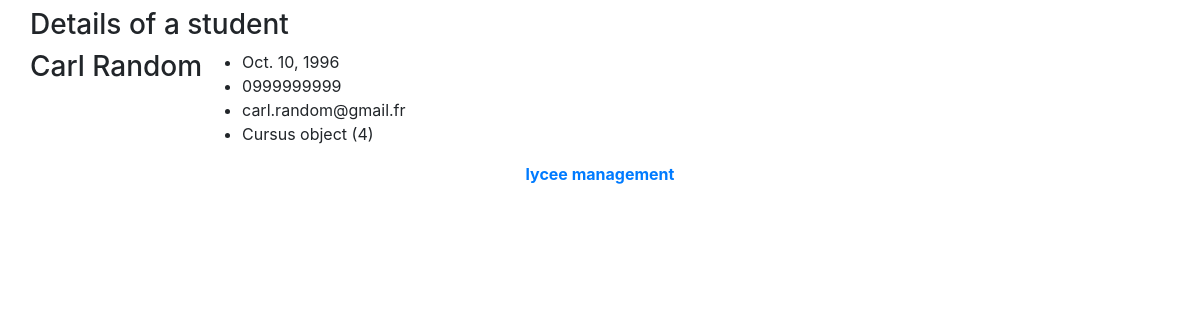
/lycee/student/18, run on the app's committed database.
### lycee/models.py (models this page shows)
class Student(models.Model):
  first_name = models.CharField (
    max_length = 50,
    blank=False,
    null=False
  )
  birth_date = models.DateField(
    verbose_name='date of birth',
    blank=False,
    null=False
  )
  last_name = models.CharField(
    verbose_name="lastname",
    help_text="last name of the student",
    blank=False, #pas de champ vide
    null=False, #pas de champ null (a conjuguer avec default)
    default="???",
    max_length=255, #taille maximale du champ
  )
  phone = models.CharField(
    verbose_name="phonenumber",
    help_text="phone number of the student",
    blank=False, #pas de champ vide
    null=False, #pas de champ null (a conjuguer avec default)
    default="0999999999",
    max_length=10, #taille maximale du champ
  )
  email = models.CharField(
    verbose_name="emal",
    help_text="email of the student",
    blank=False, #pas de champ vide
    null=False, #pas de champ null (a conjuguer avec default)
    default="x@y.z",
    max_length=255, #taille maximale du champ
  )
  comments = models.CharField(
    verbose_name="comments",
    help_text="some comments about the student",
    blank=True,
    null=False, #pas de champ null (a conjuguer avec default)
    default="",
    max_length=255, #taille maximale du champ
  )
  cursus = models.ForeignKey(
    Cursus,
    on_delete=models.CASCADE, #necessaire selon la version de Django
    null=True
  )
  class Meta:
    constraints = [
        models.UniqueConstraint(fields=['first_name', 'last_name'], name='unicite prenom nom')
    ]

class Cursus(models.Model):
  name = models.CharField(
    max_length=50,
    blank=False,
    null=True,
    default='aucun'
  )
  year_from_bac = models.SmallIntegerField(
    help_text = "year since le bac",
    verbose_name="year",
    blank=False,
    null=True,
    default=0
  )
  scholar_year = models.CharField(
    max_length=9,
    blank=False,
    null=True,
    default='0000-00001'
  )
  class Meta:
    constraints = [
      models.UniqueConstraint(fields=['name'], name='unicite nom')
    ]

### lycee/views.py (the view)
# urls.py: url(r'^student/(?P<student_id>[0-9]+)$', views.detail_student, name='detail_student'),
def detail_student(request, student_id):
  result_list = Student.objects.get(pk=student_id)
  context = {'liste': result_list,}
  return render (request, 'lycee/student/detail_student.html', context)

### lycee/templates/lycee/student/detail_student.html
{% extends "master.html" %}
{% if liste %}
  {% block title %}
    <h3>Details of a student</h3>
  {% endblock %}
  {% block content %}
    <h3>{{liste.first_name }} {{liste.last_name}}</h3>
    <ul>
      <li>{{liste.birth_date}}</li>
      <li>{{liste.phone}}</li>
      <li>{{liste.email|lower}}</li>
      <li>{{liste.cursus}}</li>
    </ul>
  {% endblock %}
{% else %}
  <p>No student to show.</p>
{% endif %}

### data on the page
Student: first_name "Carl", last_name "Random", birth_date "Oct. 10, 1996", phone "0999999999", email "carl.random@gmail.fr", cursus "Cursus object (4)"
